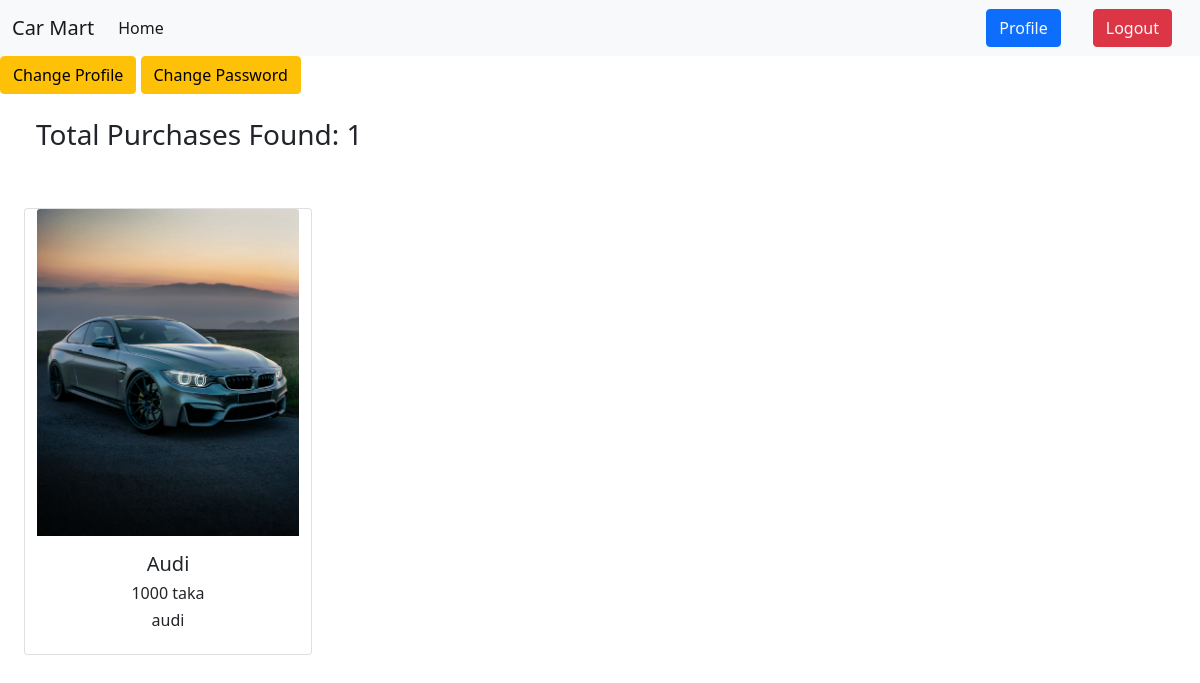
The page /profile/profile/ (signed in) on the database its author committed.
### carModel/models.py (models this page shows, shortened)
class Purcehase_history(models.Model):
    user = models.ForeignKey(User,on_delete=models.CASCADE)
    purchase_date = models.DateTimeField(auto_now_add=True)
    car = models.ForeignKey(CarModel,on_delete=models.CASCADE)

class CarModel(models.Model):
    name = models.CharField(max_length=50)
    price = models.DecimalField(max_digits=10, decimal_places=0)
    quntity = models.IntegerField()
    description = models.TextField()
    barnd_name = models.ForeignKey(CarBrand,on_delete=models.CASCADE)
    image = models.ImageField(upload_to='carModel/media/uploads', height_field=None, width_field=None, max_length=None,default='')

### carBrand/models.py (models this page shows, shortened)
class CarBrand(models.Model):
    name = models.CharField(max_length=50)
    slug = models.SlugField(max_length = 100, unique = True, null = True, blank = True)

### profile_appp/views.py (the view)
# urls.py: path('profile/',views.ProfileView.as_view(),name='profile'),
@method_decorator(login_required, name= 'dispatch')
class ProfileView(View):
    template_name = 'profile.html'
    def get(self, request, *agrs, **kwargs):
        data = Purcehase_history.objects.filter(user=request.user)
        return render(request, 'profile.html',{'data':data})

### profile_appp/templates/profile.html
{% extends 'base.html' %}
{% block content %}
    <a href="{% url 'ProfileChange' %}" class="btn btn-warning">
        Change Profile
        </a>
        <a href="{% url 'Changepaswwod' %}" class="btn btn-warning">
        Change Password
        </a>
<div class="row gap-5 m-4">
    <h3 class="text-dark">Total Purchases Found: {{data | length }}</h3>
    {% for val in data %}
    <div class="card col-3" style="width: 18rem;">
        <img src="{{val.car.image.url}}" class="card-img-top" alt="image of the Car">
        <div class="card-body text-center d-flex flex-column justify-content-center">
          <h5 class="card-title">{{val.car.name}}</h5>
          <h6 class="card-title">{{val.car.price}} taka</h6>
          <h6 class="card-title">{{val.car.barnd_name.name}}</h6>
        </div>
      </div>
    {% endfor %}
</div>
{% endblock content %}

### rows shown on the page
Purcehase_history: car.image (picture), car.name "Audi", car.price "1000", car.barnd_name.name "audi"

### other values the page prints
{{ data | length }} "1"
